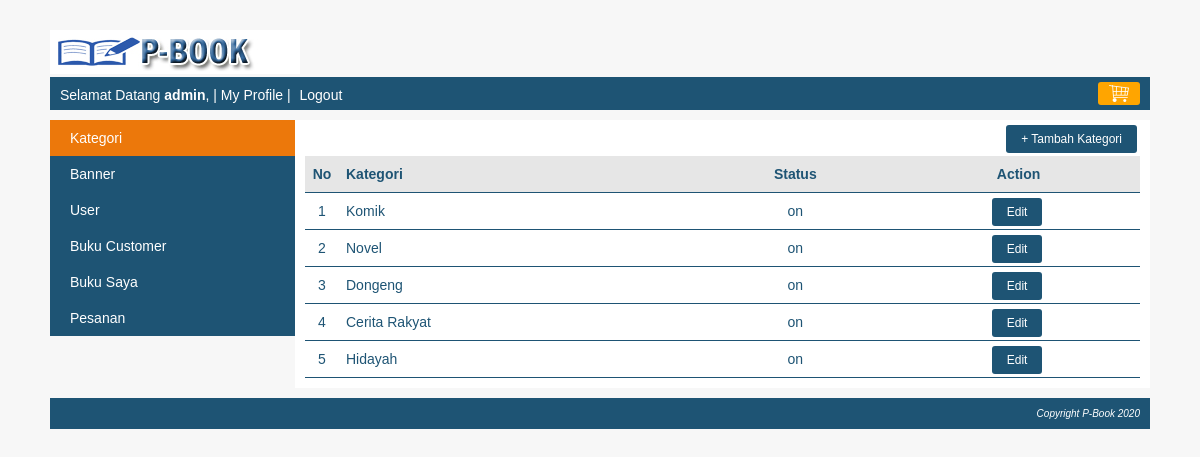
The app's page /index.php?page=my_profile&module=kategori&action=list (signed in) with its own data.
### tables this page shows
CREATE TABLE `kategori` (
  `kategori_id` int(10) NOT NULL,
  `kategori` varchar(150) NOT NULL,
  `status` enum('on','off') NOT NULL
);

### module/kategori/list.php (the view)
<div id="frame-tambah">
    <a href="<?php echo BASE_URL."index.php?page=my_profile&module=kategori&action=form"; ?>" class="tombol-action">+ Tambah Kategori</a>
</div>
<?php
    $queryKategori = mysqli_query($koneksi, "SELECT * FROM kategori");
    if(mysqli_num_rows($queryKategori) == 0){
        echo "<h3> Saat ini belum ada kategori</h3>";
    }else{
        echo "<table class='table-list'>";
        echo "<tr class='baris-title'>
                <th class='kolom-nomor'>No</th>
                <th class='kiri'>Kategori</th>
                <th class='tengah'>Status</th>
                <th class='tengah'>Action</th>
             </tr>";
        $no=1;
        while($row=mysqli_fetch_assoc($queryKategori)){
            echo "<tr>
                    <td class='kolom-nomor'>$no</td>
                    <td class='kiri'>$row[kategori]</td>
                    <td class='tengah'>$row[status]</td>
                    <td class='tengah'>
                        <a href='".BASE_URL."index.php?page=my_profile&module=kategori&action=form&kategori_id=$row[kategori_id]' class='tombol-action'>Edit</a>
                    </td>
                 </tr>";
                 $no++;
        }
        echo "</table>";
    }
?>

### css/style.css (style rules this page uses)
body { font-family:arial; font-size: 14px; color: #1e5474; background: #F7F7F7; margin: 0px; }
.table-list { width: 100%; border-collapse: collapse; }
.table-list tr.baris-title { background: #e6e6e6; }
.table-list tr th, .table-list tr td { padding: 10px 7px; }
.kolom-nomor { width: 20px; text-align: center; }
.kiri { text-align: left; }
.tengah { text-align: center; }
#frame-tambah { margin-bottom: 10px; text-align: right; }
.tombol-action { background: #1e5474; color: white; padding: 7px 15px; border-radius: 3px; cursor: pointer; text-decoration: none; margin-right: 3px; font-size: 12px; }
.table-list tr { border-bottom: 1px solid #1e5474; }

### records on screen
kategori: kategori "Komik", status "on"
kategori: kategori "Novel", status "on"
kategori: kategori "Dongeng", status "on"
kategori: kategori "Cerita Rakyat", status "on"
kategori: kategori "Hidayah", status "on"

### other values on screen
$nama "admin"
